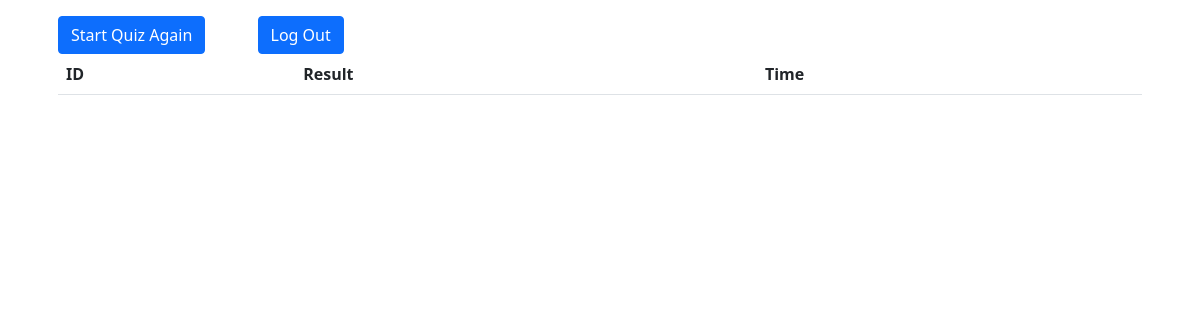
/history.php (signed in), run on an earlier commit of the app's database.
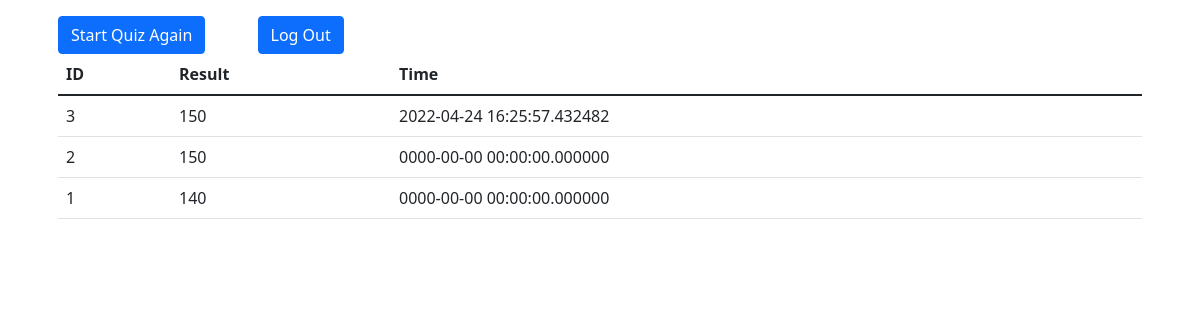
And on a later commit of the database.
### tables this page shows
CREATE TABLE `result` (
  `id` int(10) NOT NULL,
  `email` varchar(100) NOT NULL,
  `result` int(100) NOT NULL,
  `round` int(100) NOT NULL,
  `tiemdate` datetime(6) NOT NULL DEFAULT current_timestamp(6)
);

### session.php (called while the page is built, shortened)
<?php
   include('config.php');
   $user_check = $_SESSION['login_user'];
   $ses_sql = mysqli_query($conn,"select * from users where email = '$user_check' ");
   $row = mysqli_fetch_array($ses_sql,MYSQLI_ASSOC);
   if(!empty($row)){
   $login_session = $row['email'];
   }
?>

### history.php (the view, shortened to what this page needs)
<?php
include "session.php";
?>
<!doctype html>
<html lang="en">
  <head>
    <link rel="stylesheet" type="text/css" href="https://common.olemiss.edu/_js/sweet-alert/sweet-alert.css">
    <link href="https://cdn.jsdelivr.net/npm/bootstrap@5.1.3/dist/css/bootstrap.min.css" rel="stylesheet">
    <link href="css/style.css" rel="stylesheet">
  </head>
  <body>
    <div class="container">
        <div class="card-body">
            <a href="round1.php" class="btn btn-primary me-5" > Start Quiz Again</a>
            <a href="logout.php" class="btn btn-primary"> Log Out </a>
									<div class="table-responsive">
										<table class="datatable table table-stripped">
											<thead>
												<tr>
													<th>ID</th>
													<th>Result</th>
													<th>Time</th>
												</tr>
											</thead>
											<tbody>
												<?php
												$sql = "SELECT * FROM result where email='$login_session' ORDER BY id DESC";
												$result = $conn->query($sql);
												if ($result->num_rows > 0) {
  												while($row = $result->fetch_assoc()) {
													echo "<tr><td>".$row["id"]."</td>
																<td>".$row["result"]."</td>
																<td>".$row["tiemdate"]."</td>
																 </tr>";
												  }
												} else {
											    }
												?>
											</tbody>
										</table>
									</div>
								</div>
    </div>
  </body>
</html>

### css/style.css (style rules this page uses)
html, body { justify-content: center; }

What changed in the data, as far as the page shows it:
added result: id "3", result "150", tiemdate "2022-04-24 16:25:57.432482"
added result: id "2", result "150", tiemdate "0000-00-00 00:00:00.000000"
added result: id "1", result "140", tiemdate "0000-00-00 00:00:00.000000"
